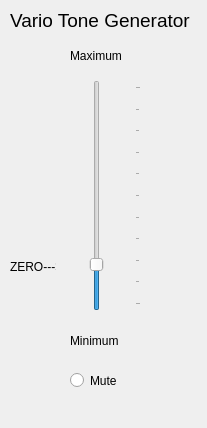
<?xml version="1.0" encoding="UTF-8"?>
<ui version="4.0">
 <class>Form</class>
 <widget class="QWidget" name="Form">
  <property name="geometry">
   <rect>
    <x>0</x>
    <y>0</y>
    <width>207</width>
    <height>428</height>
   </rect>
  </property>
  <property name="windowTitle">
   <string>Form</string>
  </property>
  <widget class="QLabel" name="label">
   <property name="geometry">
    <rect>
     <x>10</x>
     <y>10</y>
     <width>191</width>
     <height>21</height>
    </rect>
   </property>
   <property name="font">
    <font>
     <pointsize>14</pointsize>
    </font>
   </property>
   <property name="text">
    <string>Vario Tone Generator</string>
   </property>
  </widget>
  <widget class="QSlider" name="verticalSlider">
   <property name="geometry">
    <rect>
     <x>60</x>
     <y>80</y>
     <width>81</width>
     <height>231</height>
    </rect>
   </property>
   <property name="maximum">
    <number>100</number>
   </property>
   <property name="value">
    <number>18</number>
   </property>
   <property name="orientation">
    <enum>Qt::Vertical</enum>
   </property>
   <property name="tickPosition">
    <enum>QSlider::TicksBelow</enum>
   </property>
  </widget>
  <widget class="QLabel" name="label_2">
   <property name="geometry">
    <rect>
     <x>70</x>
     <y>330</y>
     <width>61</width>
     <height>21</height>
    </rect>
   </property>
   <property name="text">
    <string>Minimum</string>
   </property>
  </widget>
  <widget class="QLabel" name="label_3">
   <property name="geometry">
    <rect>
     <x>70</x>
     <y>40</y>
     <width>61</width>
     <height>31</height>
    </rect>
   </property>
   <property name="text">
    <string>Maximum</string>
   </property>
  </widget>
  <widget class="QLabel" name="label_4">
   <property name="geometry">
    <rect>
     <x>10</x>
     <y>260</y>
     <width>46</width>
     <height>13</height>
    </rect>
   </property>
   <property name="text">
    <string>ZERO---&gt;</string>
   </property>
  </widget>
  <widget class="QRadioButton" name="radioButton">
   <property name="geometry">
    <rect>
     <x>70</x>
     <y>360</y>
     <width>91</width>
     <height>41</height>
    </rect>
   </property>
   <property name="text">
    <string>Mute</string>
   </property>
  </widget>
 </widget>
 <resources/>
 <connections/>
</ui>
